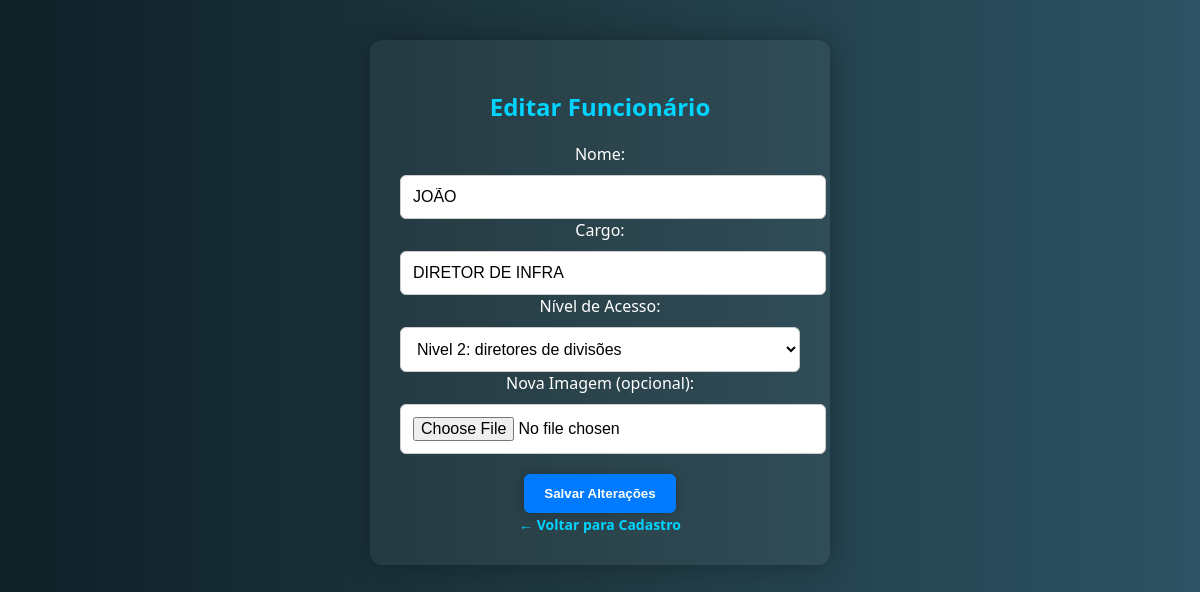
The app's page /editar/2 with its own data.
### tables this page shows
CREATE TABLE funcionarios (
            id INTEGER PRIMARY KEY AUTOINCREMENT,
            nome TEXT NOT NULL,
            cargo TEXT NOT NULL,
            nivel_acesso TEXT NOT NULL,
            imagem TEXT NOT NULL
        );

### app.py (the view, shortened to what this page needs)
@app.route('/editar/<int:id>', methods=['GET', 'POST'])
def editar(id):
    conn = sqlite3.connect('banco.db')
    cursor = conn.cursor()
    cursor.execute('SELECT nome, cargo, nivel_acesso FROM funcionarios WHERE id=?', (id,))
    funcionario = cursor.fetchone()
    conn.close()
    return render_template('editar.html', funcionario=funcionario, id=id)

### templates/editar.html (shortened to what this page needs)
<!DOCTYPE html>
<html lang="pt-br">
<head>
    <link rel="stylesheet" href="{{ url_for('static', filename='css/estilo.css') }}">
</head>
<body>
    <div class="editar-container">
        <div class="form-box">
            <h2>Editar Funcionário</h2>
            <form method="POST" enctype="multipart/form-data">
                <label>Nome:</label>
                <input type="text" name="nome" value="{{ funcionario[0] }}" style="text-transform:uppercase;" required>
                <label>Cargo:</label>
                <input type="text" name="cargo" value="{{ funcionario[1] }}" required>
                <label>Nível de Acesso:</label>
                <select name="nivel" required>
                    <option value="Nivel 2: diretores de divisões" {% if funcionario[2] == 'Nivel 2: diretores de divisões' %}selected{% endif %}>Nivel 2: diretores de divisões</option>
                </select>
                <label>Nova Imagem (opcional):</label>
                <input type="file" name="imagem" accept="image/*">
                <button type="submit">Salvar Alterações</button>
            </form>
            <div class="voltar">
                <a href="/cadastro">← Voltar para Cadastro</a>
            </div>
        </div>
    </div>
</body>
</html>

### static/css/estilo.css (style rules this page uses)
body { margin: 0; padding: 0; font-family: 'Segoe UI', sans-serif; background: linear-gradient(to right, #0f2027, #203a43, #2c5364); color: #fff; display: block; }
.editar-container { display: flex; justify-content: center; padding: 40px 20px; }
.editar-container .form-box { max-width: 400px; width: 100%; background-color: rgba(255,255,255,0.05); padding: 30px; border-radius: 12px; box-shadow: 0 0 30px rgba(0,0,0,0.3); text-align: center; }
h1, h2, h3 { color: #00d4ff; margin-bottom: 20px; }
input, select { width: 100%; padding: 12px; margin-top: 10px; border-radius: 6px; border: 1px solid #ccc; font-size: 16px; background-color: #fff; color: #000; }
button, .cadastro-link, .botao-relatorio, .relatorio-link, .acoes-box a { padding: 12px 20px; background-color: #007bff; color: white; font-weight: bold; border: none; border-radius: 6px; text-decoration: none; transition: background-color 0.3s ease; display: inline-block; margin-top: 20px; box-shadow: 0 0 10px rgba(0,0,0,0.2); }
.voltar a { text-decoration: none; color: #00d4ff; font-weight: bold; font-size: 14px; }
body { background-attachment: fixed; }

### records on screen
funcionarios: nome "JOÃO", cargo "DIRETOR DE INFRA", nivel "Nivel 2: diretores de divisões"
